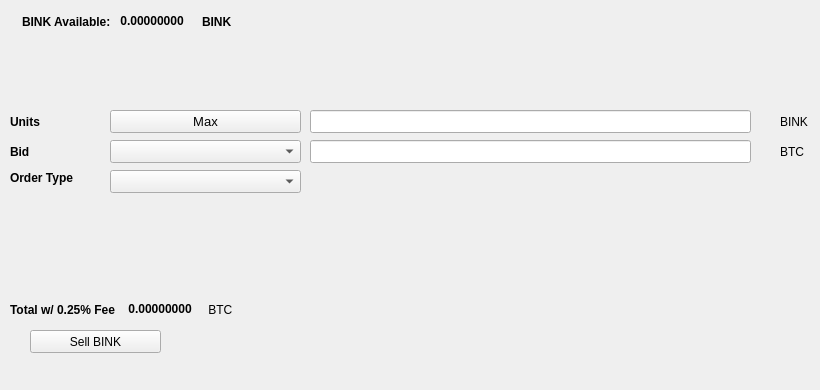
   <widget class="QWidget" name="SellTab">
    <attribute name="title">
     <string>Sell</string>
    </attribute>
    <widget class="QLabel" name="label_16">
     <property name="geometry">
      <rect>
       <x>780</x>
       <y>140</y>
       <width>31</width>
       <height>23</height>
      </rect>
     </property>
     <property name="text">
      <string>BTC</string>
     </property>
    </widget>
    <widget class="QComboBox" name="SellBidcomboBox">
     <property name="geometry">
      <rect>
       <x>110</x>
       <y>140</y>
       <width>191</width>
       <height>23</height>
      </rect>
     </property>
     <property name="font">
      <font>
       <pointsize>10</pointsize>
      </font>
     </property>
    </widget>
    <widget class="QLabel" name="label_18">
     <property name="geometry">
      <rect>
       <x>10</x>
       <y>110</y>
       <width>46</width>
       <height>23</height>
      </rect>
     </property>
     <property name="font">
      <font>
       <weight>75</weight>
       <bold>true</bold>
      </font>
     </property>
     <property name="text">
      <string>Units</string>
     </property>
    </widget>
    <widget class="QPushButton" name="Sell_Max_Amount">
     <property name="geometry">
      <rect>
       <x>110</x>
       <y>110</y>
       <width>191</width>
       <height>23</height>
      </rect>
     </property>
     <property name="font">
      <font>
       <pointsize>10</pointsize>
      </font>
     </property>
     <property name="text">
      <string>Max</string>
     </property>
    </widget>
    <widget class="QLabel" name="label_20">
     <property name="geometry">
      <rect>
       <x>10</x>
       <y>170</y>
       <width>91</width>
       <height>16</height>
      </rect>
     </property>
     <property name="font">
      <font>
       <weight>75</weight>
       <bold>true</bold>
      </font>
     </property>
     <property name="text">
      <string>Order Type</string>
     </property>
    </widget>
    <widget class="QComboBox" name="SellOrdertypeCombo">
     <property name="geometry">
      <rect>
       <x>110</x>
       <y>170</y>
       <width>191</width>
       <height>23</height>
      </rect>
     </property>
     <property name="font">
      <font>
       <pointsize>10</pointsize>
      </font>
     </property>
    </widget>
    <widget class="QLabel" name="label_21">
     <property name="geometry">
      <rect>
       <x>10</x>
       <y>140</y>
       <width>46</width>
       <height>23</height>
      </rect>
     </property>
     <property name="font">
      <font>
       <weight>75</weight>
       <bold>true</bold>
      </font>
     </property>
     <property name="text">
      <string>Bid</string>
     </property>
    </widget>
    <widget class="QLabel" name="label_22">
     <property name="geometry">
      <rect>
       <x>780</x>
       <y>110</y>
       <width>31</width>
       <height>23</height>
      </rect>
     </property>
     <property name="text">
      <string>BINK</string>
     </property>
    </widget>
    <widget class="QLineEdit" name="UnitsInputBINK">
     <property name="geometry">
      <rect>
       <x>310</x>
       <y>110</y>
       <width>441</width>
       <height>23</height>
      </rect>
     </property>
     <property name="font">
      <font>
       <pointsize>9</pointsize>
       <weight>75</weight>
       <bold>true</bold>
      </font>
     </property>
    </widget>
    <widget class="QLineEdit" name="SellBidPriceEdit">
     <property name="geometry">
      <rect>
       <x>310</x>
       <y>140</y>
       <width>441</width>
       <height>23</height>
      </rect>
     </property>
     <property name="font">
      <font>
       <pointsize>9</pointsize>
       <weight>75</weight>
       <bold>true</bold>
      </font>
     </property>
    </widget>
    <widget class="QPushButton" name="SellBINKBTN">
     <property name="geometry">
      <rect>
       <x>30</x>
       <y>330</y>
       <width>131</width>
       <height>23</height>
      </rect>
     </property>
     <property name="text">
      <string>Sell BINK</string>
     </property>
     <property name="icon">
      <iconset resource="../bitcoin.qrc">
       <normaloff>:/icons/bitcoin</normaloff>:/icons/bitcoin</iconset>
     </property>
    </widget>
    <widget class="QWidget" name="layoutWidget3">
     <property name="geometry">
      <rect>
       <x>22</x>
       <y>12</y>
       <width>258</width>
       <height>19</height>
      </rect>
     </property>
     <layout class="QHBoxLayout" name="horizontalLayout">
      <item>
       <widget class="QLabel" name="label232_2">
        <property name="font">
         <font>
          <weight>75</weight>
          <bold>true</bold>
         </font>
        </property>
        <property name="text">
         <string>BINK Available:</string>
        </property>
       </widget>
      </item>
      <item>
       <widget class="QLabel" name="BINKAvailableLabel">
        <property name="palette">
         <palette>
          <active>
           <colorrole role="WindowText">
            <brush brushstyle="SolidPattern">
             <color alpha="255">
              <red>0</red>
              <green>0</green>
              <blue>0</blue>
             </color>
            </brush>
           </colorrole>
           <colorrole role="Button">
            <brush brushstyle="SolidPattern">
             <color alpha="255">
              <red>0</red>
              <green>170</green>
              <blue>0</blue>
             </color>
            </brush>
           </colorrole>
           <colorrole role="Light">
            <brush brushstyle="SolidPattern">
             <color alpha="255">
              <red>0</red>
              <green>255</green>
              <blue>0</blue>
             </color>
            </brush>
           </colorrole>
           <colorrole role="Midlight">
            <brush brushstyle="SolidPattern">
             <color alpha="255">
              <red>0</red>
              <green>212</green>
              <blue>0</blue>
             </color>
            </brush>
           </colorrole>
           <colorrole role="Dark">
            <brush brushstyle="SolidPattern">
             <color alpha="255">
              <red>0</red>
              <green>85</green>
              <blue>0</blue>
             </color>
            </brush>
           </colorrole>
           <colorrole role="Mid">
            <brush brushstyle="SolidPattern">
             <color alpha="255">
              <red>0</red>
              <green>113</green>
              <blue>0</blue>
             </color>
            </brush>
           </colorrole>
           <colorrole role="Text">
            <brush brushstyle="SolidPattern">
             <color alpha="255">
              <red>0</red>
              <green>170</green>
              <blue>0</blue>
             </color>
            </brush>
           </colorrole>
           <colorrole role="BrightText">
            <brush brushstyle="SolidPattern">
             <color alpha="255">
              <red>255</red>
              <green>255</green>
              <blue>255</blue>
             </color>
            </brush>
           </colorrole>
           <colorrole role="ButtonText">
            <brush brushstyle="SolidPattern">
             <color alpha="255">
              <red>0</red>
              <green>0</green>
              <blue>0</blue>
             </color>
            </brush>
           </colorrole>
           <colorrole role="Base">
            <brush brushstyle="SolidPattern">
             <color alpha="255">
              <red>255</red>
              <green>255</green>
              <blue>255</blue>
             </color>
            </brush>
           </colorrole>
           <colorrole role="Window">
            <brush brushstyle="SolidPattern">
             <color alpha="255">
              <red>0</red>
              <green>170</green>
              <blue>0</blue>
             </color>
            </brush>
           </colorrole>
           <colorrole role="Shadow">
            <brush brushstyle="SolidPattern">
             <color alpha="255">
              <red>0</red>
              <green>0</green>
              <blue>0</blue>
             </color>
            </brush>
           </colorrole>
           <colorrole role="AlternateBase">
            <brush brushstyle="SolidPattern">
             <color alpha="255">
              <red>127</red>
              <green>212</green>
              <blue>127</blue>
             </color>
            </brush>
           </colorrole>
           <colorrole role="ToolTipBase">
            <brush brushstyle="SolidPattern">
             <color alpha="255">
              <red>255</red>
              <green>255</green>
              <blue>220</blue>
             </color>
            </brush>
           </colorrole>
           <colorrole role="ToolTipText">
            <brush brushstyle="SolidPattern">
             <color alpha="255">
              <red>0</red>
              <green>0</green>
              <blue>0</blue>
             </color>
            </brush>
           </colorrole>
          </active>
          <inactive>
           <colorrole role="WindowText">
            <brush brushstyle="SolidPattern">
             <color alpha="255">
              <red>0</red>
              <green>0</green>
              <blue>0</blue>
             </color>
            </brush>
           </colorrole>
           <colorrole role="Button">
            <brush brushstyle="SolidPattern">
             <color alpha="255">
              <red>0</red>
              <green>170</green>
              <blue>0</blue>
             </color>
            </brush>
           </colorrole>
           <colorrole role="Light">
            <brush brushstyle="SolidPattern">
             <color alpha="255">
              <red>0</red>
              <green>255</green>
              <blue>0</blue>
             </color>
            </brush>
           </colorrole>
           <colorrole role="Midlight">
            <brush brushstyle="SolidPattern">
             <color alpha="255">
              <red>0</red>
              <green>212</green>
              <blue>0</blue>
             </color>
            </brush>
           </colorrole>
           <colorrole role="Dark">
            <brush brushstyle="SolidPattern">
             <color alpha="255">
              <red>0</red>
              <green>85</green>
              <blue>0</blue>
             </color>
            </brush>
           </colorrole>
           <colorrole role="Mid">
            <brush brushstyle="SolidPattern">
             <color alpha="255">
              <red>0</red>
              <green>113</green>
              <blue>0</blue>
             </color>
            </brush>
           </colorrole>
           <colorrole role="Text">
            <brush brushstyle="SolidPattern">
             <color alpha="255">
              <red>0</red>
              <green>170</green>
              <blue>0</blue>
             </color>
            </brush>
           </colorrole>
           <colorrole role="BrightText">
            <brush brushstyle="SolidPattern">
             <color alpha="255">
              <red>255</red>
              <green>255</green>
              <blue>255</blue>
             </color>
            </brush>
           </colorrole>
           <colorrole role="ButtonText">
            <brush brushstyle="SolidPattern">
             <color alpha="255">
              <red>0</red>
              <green>0</green>
              <blue>0</blue>
             </color>
            </brush>
           </colorrole>
           <colorrole role="Base">
            <brush brushstyle="SolidPattern">
             <color alpha="255">
              <red>255</red>
              <green>255</green>
              <blue>255</blue>
             </color>
            </brush>
           </colorrole>
           <colorrole role="Window">
            <brush brushstyle="SolidPattern">
             <color alpha="255">
              <red>0</red>
              <green>170</green>
              <blue>0</blue>
             </color>
            </brush>
           </colorrole>
           <colorrole role="Shadow">
            <brush brushstyle="SolidPattern">
             <color alpha="255">
              <red>0</red>
              <green>0</green>
              <blue>0</blue>
             </color>
            </brush>
           </colorrole>
           <colorrole role="AlternateBase">
            <brush brushstyle="SolidPattern">
             <color alpha="255">
              <red>127</red>
              <green>212</green>
              <blue>127</blue>
             </color>
            </brush>
           </colorrole>
           <colorrole role="ToolTipBase">
            <brush brushstyle="SolidPattern">
             <color alpha="255">
              <red>255</red>
              <green>255</green>
              <blue>220</blue>
             </color>
            </brush>
           </colorrole>
           <colorrole role="ToolTipText">
            <brush brushstyle="SolidPattern">
             <color alpha="255">
              <red>0</red>
              <green>0</green>
              <blue>0</blue>
             </color>
            </brush>
           </colorrole>
          </inactive>
          <disabled>
           <colorrole role="WindowText">
            <brush brushstyle="SolidPattern">
             <color alpha="255">
              <red>0</red>
              <green>85</green>
              <blue>0</blue>
             </color>
            </brush>
           </colorrole>
           <colorrole role="Button">
            <brush brushstyle="SolidPattern">
             <color alpha="255">
              <red>0</red>
              <green>170</green>
              <blue>0</blue>
             </color>
            </brush>
           </colorrole>
           <colorrole role="Light">
            <brush brushstyle="SolidPattern">
             <color alpha="255">
              <red>0</red>
              <green>255</green>
              <blue>0</blue>
             </color>
            </brush>
           </colorrole>
           <colorrole role="Midlight">
            <brush brushstyle="SolidPattern">
             <color alpha="255">
              <red>0</red>
              <green>212</green>
              <blue>0</blue>
             </color>
            </brush>
           </colorrole>
           <colorrole role="Dark">
            <brush brushstyle="SolidPattern">
             <color alpha="255">
              <red>0</red>
              <green>85</green>
              <blue>0</blue>
             </color>
            </brush>
           </colorrole>
           <colorrole role="Mid">
            <brush brushstyle="SolidPattern">
             <color alpha="255">
              <red>0</red>
              <green>113</green>
              <blue>0</blue>
             </color>
            </brush>
           </colorrole>
           <colorrole role="Text">
            <brush brushstyle="SolidPattern">
             <color alpha="255">
              <red>0</red>
              <green>85</green>
              <blue>0</blue>
             </color>
            </brush>
           </colorrole>
           <colorrole role="BrightText">
            <brush brushstyle="SolidPattern">
             <color alpha="255">
              <red>255</red>
              <green>255</green>
              <blue>255</blue>
             </color>
            </brush>
           </colorrole>
           <colorrole role="ButtonText">
            <brush brushstyle="SolidPattern">
             <color alpha="255">
              <red>0</red>
              <green>85</green>
              <blue>0</blue>
             </color>
            </brush>
           </colorrole>
           <colorrole role="Base">
            <brush brushstyle="SolidPattern">
             <color alpha="255">
              <red>0</red>
              <green>170</green>
              <blue>0</blue>
             </color>
            </brush>
           </colorrole>
           <colorrole role="Window">
            <brush brushstyle="SolidPattern">
             <color alpha="255">
              <red>0</red>
              <green>170</green>
              <blue>0</blue>
             </color>
            </brush>
           </colorrole>
           <colorrole role="Shadow">
            <brush brushstyle="SolidPattern">
             <color alpha="255">
              <red>0</red>
              <green>0</green>
              <blue>0</blue>
             </color>
            </brush>
           </colorrole>
           <colorrole role="AlternateBase">
            <brush brushstyle="SolidPattern">
             <color alpha="255">
              <red>0</red>
              <green>170</green>
              <blue>0</blue>
             </color>
            </brush>
           </colorrole>
           <colorrole role="ToolTipBase">
            <brush brushstyle="SolidPattern">
             <color alpha="255">
              <red>255</red>
              <green>255</green>
              <blue>220</blue>
             </color>
            </brush>
           </colorrole>
           <colorrole role="ToolTipText">
            <brush brushstyle="SolidPattern">
             <color alpha="255">
              <red>0</red>
              <green>0</green>
              <blue>0</blue>
             </color>
            </brush>
           </colorrole>
          </disabled>
         </palette>
        </property>
        <property name="font">
         <font>
          <weight>75</weight>
          <bold>true</bold>
         </font>
        </property>
        <property name="text">
         <string> 0.00000000 </string>
        </property>
        <property name="textInteractionFlags">
         <set>Qt::LinksAccessibleByMouse|Qt::TextSelectableByKeyboard|Qt::TextSelectableByMouse</set>
        </property>
       </widget>
      </item>
      <item>
       <widget class="QLabel" name="labelBINK">
        <property name="font">
         <font>
          <weight>75</weight>
          <bold>true</bold>
         </font>
        </property>
        <property name="text">
         <string>BINK</string>
        </property>
       </widget>
      </item>
     </layout>
    </widget>
    <widget class="QWidget" name="layoutWidget">
     <property name="geometry">
      <rect>
       <x>10</x>
       <y>300</y>
       <width>268</width>
       <height>19</height>
      </rect>
     </property>
     <layout class="QHBoxLayout" name="horizontalLayout_2">
      <item>
       <widget class="QLabel" name="label_19">
        <property name="font">
         <font>
          <weight>75</weight>
          <bold>true</bold>
         </font>
        </property>
        <property name="text">
         <string>Total w/ 0.25% Fee </string>
        </property>
       </widget>
      </item>
      <item>
       <widget class="QLabel" name="SellCostLabel">
        <property name="palette">
         <palette>
          <active>
           <colorrole role="WindowText">
            <brush brushstyle="SolidPattern">
             <color alpha="255">
              <red>0</red>
              <green>0</green>
              <blue>0</blue>
             </color>
            </brush>
           </colorrole>
           <colorrole role="Button">
            <brush brushstyle="SolidPattern">
             <color alpha="255">
              <red>0</red>
              <green>170</green>
              <blue>0</blue>
             </color>
            </brush>
           </colorrole>
           <colorrole role="Light">
            <brush brushstyle="SolidPattern">
             <color alpha="255">
              <red>0</red>
              <green>255</green>
              <blue>0</blue>
             </color>
            </brush>
           </colorrole>
           <colorrole role="Midlight">
            <brush brushstyle="SolidPattern">
             <color alpha="255">
              <red>0</red>
              <green>212</green>
              <blue>0</blue>
             </color>
            </brush>
           </colorrole>
           <colorrole role="Dark">
            <brush brushstyle="SolidPattern">
             <color alpha="255">
              <red>0</red>
              <green>85</green>
              <blue>0</blue>
             </color>
            </brush>
           </colorrole>
           <colorrole role="Mid">
            <brush brushstyle="SolidPattern">
             <color alpha="255">
              <red>0</red>
              <green>113</green>
              <blue>0</blue>
             </color>
            </brush>
           </colorrole>
           <colorrole role="Text">
            <brush brushstyle="SolidPattern">
             <color alpha="255">
              <red>0</red>
              <green>170</green>
              <blue>0</blue>
             </color>
            </brush>
           </colorrole>
           <colorrole role="BrightText">
            <brush brushstyle="SolidPattern">
             <color alpha="255">
              <red>255</red>
              <green>255</green>
              <blue>255</blue>
             </color>
            </brush>
           </colorrole>
           <colorrole role="ButtonText">
            <brush brushstyle="SolidPattern">
             <color alpha="255">
              <red>0</red>
              <green>0</green>
              <blue>0</blue>
             </color>
            </brush>
           </colorrole>
           <colorrole role="Base">
            <brush brushstyle="SolidPattern">
             <color alpha="255">
              <red>255</red>
              <green>255</green>
              <blue>255</blue>
             </color>
            </brush>
           </colorrole>
           <colorrole role="Window">
            <brush brushstyle="SolidPattern">
             <color alpha="255">
              <red>0</red>
              <green>170</green>
              <blue>0</blue>
             </color>
            </brush>
           </colorrole>
           <colorrole role="Shadow">
            <brush brushstyle="SolidPattern">
             <color alpha="255">
              <red>0</red>
              <green>0</green>
              <blue>0</blue>
             </color>
            </brush>
           </colorrole>
           <colorrole role="AlternateBase">
            <brush brushstyle="SolidPattern">
             <color alpha="255">
              <red>127</red>
              <green>212</green>
              <blue>127</blue>
             </color>
            </brush>
           </colorrole>
           <colorrole role="ToolTipBase">
            <brush brushstyle="SolidPattern">
             <color alpha="255">
              <red>255</red>
              <green>255</green>
              <blue>220</blue>
             </color>
            </brush>
           </colorrole>
           <colorrole role="ToolTipText">
            <brush brushstyle="SolidPattern">
             <color alpha="255">
              <red>0</red>
              <green>0</green>
              <blue>0</blue>
             </color>
            </brush>
           </colorrole>
          </active>
          <inactive>
           <colorrole role="WindowText">
            <brush brushstyle="SolidPattern">
             <color alpha="255">
              <red>0</red>
              <green>0</green>
              <blue>0</blue>
             </color>
            </brush>
           </colorrole>
           <colorrole role="Button">
            <brush brushstyle="SolidPattern">
             <color alpha="255">
              <red>0</red>
              <green>170</green>
              <blue>0</blue>
             </color>
            </brush>
           </colorrole>
           <colorrole role="Light">
            <brush brushstyle="SolidPattern">
             <color alpha="255">
              <red>0</red>
              <green>255</green>
              <blue>0</blue>
             </color>
            </brush>
           </colorrole>
           <colorrole role="Midlight">
            <brush brushstyle="SolidPattern">
             <color alpha="255">
              <red>0</red>
              <green>212</green>
              <blue>0</blue>
             </color>
            </brush>
           </colorrole>
           <colorrole role="Dark">
            <brush brushstyle="SolidPattern">
             <color alpha="255">
              <red>0</red>
              <green>85</green>
              <blue>0</blue>
             </color>
            </brush>
           </colorrole>
           <colorrole role="Mid">
            <brush brushstyle="SolidPattern">
             <color alpha="255">
              <red>0</red>
              <green>113</green>
              <blue>0</blue>
             </color>
            </brush>
           </colorrole>
           <colorrole role="Text">
            <brush brushstyle="SolidPattern">
             <color alpha="255">
              <red>0</red>
              <green>170</green>
              <blue>0</blue>
             </color>
            </brush>
           </colorrole>
           <colorrole role="BrightText">
            <brush brushstyle="SolidPattern">
             <color alpha="255">
              <red>255</red>
              <green>255</green>
              <blue>255</blue>
             </color>
            </brush>
           </colorrole>
           <colorrole role="ButtonText">
            <brush brushstyle="SolidPattern">
             <color alpha="255">
              <red>0</red>
              <green>0</green>
              <blue>0</blue>
             </color>
            </brush>
           </colorrole>
           <colorrole role="Base">
            <brush brushstyle="SolidPattern">
             <color alpha="255">
              <red>255</red>
              <green>255</green>
              <blue>255</blue>
             </color>
            </brush>
           </colorrole>
           <colorrole role="Window">
            <brush brushstyle="SolidPattern">
             <color alpha="255">
              <red>0</red>
              <green>170</green>
              <blue>0</blue>
             </color>
            </brush>
           </colorrole>
           <colorrole role="Shadow">
            <brush brushstyle="SolidPattern">
             <color alpha="255">
              <red>0</red>
              <green>0</green>
              <blue>0</blue>
             </color>
            </brush>
           </colorrole>
           <colorrole role="AlternateBase">
            <brush brushstyle="SolidPattern">
             <color alpha="255">
              <red>127</red>
              <green>212</green>
              <blue>127</blue>
             </color>
            </brush>
           </colorrole>
           <colorrole role="ToolTipBase">
            <brush brushstyle="SolidPattern">
             <color alpha="255">
              <red>255</red>
              <green>255</green>
              <blue>220</blue>
             </color>
            </brush>
           </colorrole>
           <colorrole role="ToolTipText">
            <brush brushstyle="SolidPattern">
             <color alpha="255">
              <red>0</red>
              <green>0</green>
              <blue>0</blue>
             </color>
            </brush>
           </colorrole>
          </inactive>
          <disabled>
           <colorrole role="WindowText">
            <brush brushstyle="SolidPattern">
             <color alpha="255">
              <red>0</red>
              <green>85</green>
              <blue>0</blue>
             </color>
            </brush>
           </colorrole>
           <colorrole role="Button">
            <brush brushstyle="SolidPattern">
             <color alpha="255">
              <red>0</red>
              <green>170</green>
              <blue>0</blue>
             </color>
            </brush>
           </colorrole>
           <colorrole role="Light">
            <brush brushstyle="SolidPattern">
             <color alpha="255">
              <red>0</red>
              <green>255</green>
              <blue>0</blue>
             </color>
            </brush>
           </colorrole>
           <colorrole role="Midlight">
            <brush brushstyle="SolidPattern">
             <color alpha="255">
              <red>0</red>
              <green>212</green>
              <blue>0</blue>
             </color>
            </brush>
           </colorrole>
           <colorrole role="Dark">
            <brush brushstyle="SolidPattern">
             <color alpha="255">
              <red>0</red>
              <green>85</green>
              <blue>0</blue>
             </color>
            </brush>
           </colorrole>
           <colorrole role="Mid">
            <brush brushstyle="SolidPattern">
             <color alpha="255">
              <red>0</red>
              <green>113</green>
              <blue>0</blue>
             </color>
            </brush>
           </colorrole>
           <colorrole role="Text">
            <brush brushstyle="SolidPattern">
             <color alpha="255">
              <red>0</red>
              <green>85</green>
              <blue>0</blue>
             </color>
            </brush>
           </colorrole>
           <colorrole role="BrightText">
            <brush brushstyle="SolidPattern">
             <color alpha="255">
              <red>255</red>
              <green>255</green>
              <blue>255</blue>
             </color>
            </brush>
           </colorrole>
           <colorrole role="ButtonText">
            <brush brushstyle="SolidPattern">
             <color alpha="255">
              <red>0</red>
              <green>85</green>
              <blue>0</blue>
             </color>
            </brush>
           </colorrole>
           <colorrole role="Base">
            <brush brushstyle="SolidPattern">
             <color alpha="255">
              <red>0</red>
              <green>170</green>
              <blue>0</blue>
             </color>
            </brush>
           </colorrole>
           <colorrole role="Window">
            <brush brushstyle="SolidPattern">
             <color alpha="255">
              <red>0</red>
              <green>170</green>
              <blue>0</blue>
             </color>
            </brush>
           </colorrole>
           <colorrole role="Shadow">
            <brush brushstyle="SolidPattern">
             <color alpha="255">
              <red>0</red>
              <green>0</green>
              <blue>0</blue>
             </color>
            </brush>
           </colorrole>
           <colorrole role="AlternateBase">
            <brush brushstyle="SolidPattern">
             <color alpha="255">
              <red>0</red>
              <green>170</green>
              <blue>0</blue>
             </color>
            </brush>
           </colorrole>
           <colorrole role="ToolTipBase">
            <brush brushstyle="SolidPattern">
             <color alpha="255">
              <red>255</red>
              <green>255</green>
              <blue>220</blue>
             </color>
            </brush>
           </colorrole>
           <colorrole role="ToolTipText">
            <brush brushstyle="SolidPattern">
             <color alpha="255">
              <red>0</red>
              <green>0</green>
              <blue>0</blue>
             </color>
            </brush>
           </colorrole>
          </disabled>
         </palette>
        </property>
        <property name="font">
         <font>
          <weight>75</weight>
          <bold>true</bold>
         </font>
        </property>
        <property name="autoFillBackground">
         <bool>false</bool>
        </property>
        <property name="text">
         <string> 0.00000000</string>
        </property>
        <property name="textInteractionFlags">
         <set>Qt::LinksAccessibleByMouse|Qt::TextSelectableByMouse</set>
        </property>
       </widget>
      </item>
      <item>
       <widget class="QLabel" name="label_17">
        <property name="font">
         <font>
          <weight>50</weight>
          <bold>false</bold>
         </font>
        </property>
        <property name="text">
         <string> BTC</string>
        </property>
       </widget>
      </item>
     </layout>
    </widget>
    <widget class="QLabel" name="label_23">
     <property name="geometry">
      <rect>
       <x>460</x>
       <y>300</y>
       <width>281</width>
       <height>81</height>
      </rect>
     </property>
     <property name="text">
      <string/>
     </property>
     <property name="pixmap">
      <pixmap>:/images/bittrex</pixmap>
     </property>
    </widget>
   </widget>
